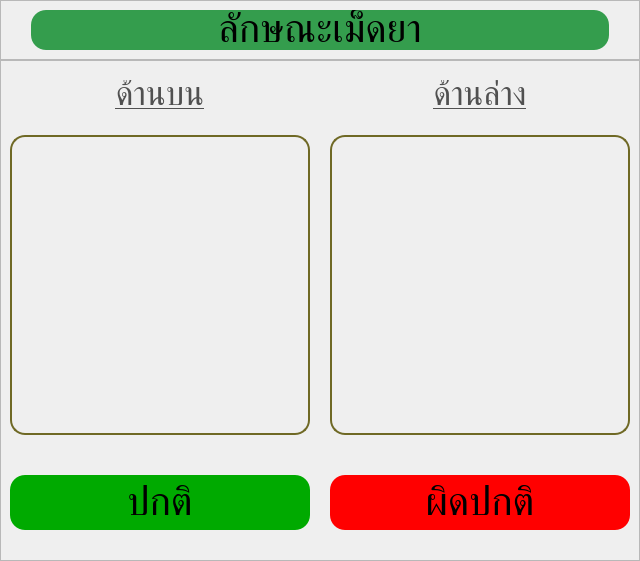
         <widget class="QWidget" name="characteristics_page">
          <layout class="QVBoxLayout" name="verticalLayout_14">
           <property name="spacing">
            <number>0</number>
           </property>
           <property name="leftMargin">
            <number>0</number>
           </property>
           <property name="topMargin">
            <number>0</number>
           </property>
           <property name="rightMargin">
            <number>0</number>
           </property>
           <property name="bottomMargin">
            <number>0</number>
           </property>
           <item>
            <widget class="QFrame" name="thickness_frame_2">
             <property name="maximumSize">
              <size>
               <width>16777215</width>
               <height>80</height>
              </size>
             </property>
             <property name="frameShape">
              <enum>QFrame::StyledPanel</enum>
             </property>
             <property name="frameShadow">
              <enum>QFrame::Raised</enum>
             </property>
             <layout class="QHBoxLayout" name="horizontalLayout_33">
              <property name="leftMargin">
               <number>30</number>
              </property>
              <property name="rightMargin">
               <number>30</number>
              </property>
              <item>
               <widget class="QLabel" name="thickness_title_2">
                <property name="maximumSize">
                 <size>
                  <width>16777215</width>
                  <height>65</height>
                 </size>
                </property>
                <property name="font">
                 <font>
                  <family>Kanit</family>
                  <pointsize>30</pointsize>
                 </font>
                </property>
                <property name="styleSheet">
                 <string notr="true">background-color: rgb(52, 157, 77);
border-radius: 15px;</string>
                </property>
                <property name="text">
                 <string>ลักษณะเม็ดยา</string>
                </property>
                <property name="alignment">
                 <set>Qt::AlignCenter</set>
                </property>
               </widget>
              </item>
             </layout>
            </widget>
           </item>
           <item>
            <widget class="QFrame" name="characteristics_frame">
             <property name="styleSheet">
              <string notr="true">QLabel {
	border: solid;
	border-width: 2px;
	border-color: rgb(111, 105, 37);
	border-radius: 15px;
	padding: 10px;
}

QPushButton {
	margin-top: 25px;
	border-radius: 15px;
}</string>
             </property>
             <property name="frameShape">
              <enum>QFrame::StyledPanel</enum>
             </property>
             <property name="frameShadow">
              <enum>QFrame::Raised</enum>
             </property>
             <layout class="QGridLayout" name="gridLayout_4">
              <property name="bottomMargin">
               <number>30</number>
              </property>
              <property name="horizontalSpacing">
               <number>20</number>
              </property>
              <property name="verticalSpacing">
               <number>15</number>
              </property>
              <item row="1" column="0">
               <widget class="QLabel" name="tablet_front_img">
                <property name="minimumSize">
                 <size>
                  <width>300</width>
                  <height>300</height>
                 </size>
                </property>
                <property name="maximumSize">
                 <size>
                  <width>300</width>
                  <height>300</height>
                 </size>
                </property>
                <property name="text">
                 <string/>
                </property>
                <property name="pixmap">
                 <pixmap resource="resource.qrc">:/assets/icon/picture_default.png</pixmap>
                </property>
                <property name="scaledContents">
                 <bool>true</bool>
                </property>
               </widget>
              </item>
              <item row="2" column="1">
               <widget class="QPushButton" name="characteristics_abnomal">
                <property name="minimumSize">
                 <size>
                  <width>120</width>
                  <height>80</height>
                 </size>
                </property>
                <property name="font">
                 <font>
                  <family>Kanit</family>
                  <pointsize>30</pointsize>
                 </font>
                </property>
                <property name="cursor">
                 <cursorShape>PointingHandCursor</cursorShape>
                </property>
                <property name="styleSheet">
                 <string notr="true">background-color: rgb(255, 0, 0);</string>
                </property>
                <property name="text">
                 <string>ผิดปกติ</string>
                </property>
                <property name="icon">
                 <iconset>
                  <normaloff>:/assets/icon/close.png</normaloff>:/assets/icon/close.png</iconset>
                </property>
                <property name="iconSize">
                 <size>
                  <width>30</width>
                  <height>30</height>
                 </size>
                </property>
               </widget>
              </item>
              <item row="2" column="0">
               <widget class="QPushButton" name="characteristics_nomal">
                <property name="minimumSize">
                 <size>
                  <width>120</width>
                  <height>80</height>
                 </size>
                </property>
                <property name="font">
                 <font>
                  <family>Kanit</family>
                  <pointsize>30</pointsize>
                 </font>
                </property>
                <property name="cursor">
                 <cursorShape>PointingHandCursor</cursorShape>
                </property>
                <property name="styleSheet">
                 <string notr="true">background-color: rgb(0, 170, 0);</string>
                </property>
                <property name="text">
                 <string>ปกติ</string>
                </property>
                <property name="icon">
                 <iconset>
                  <normaloff>:/assets/icon/confirm.png</normaloff>:/assets/icon/confirm.png</iconset>
                </property>
                <property name="iconSize">
                 <size>
                  <width>30</width>
                  <height>30</height>
                 </size>
                </property>
               </widget>
              </item>
              <item row="1" column="1">
               <widget class="QLabel" name="tablet_behind_img">
                <property name="minimumSize">
                 <size>
                  <width>300</width>
                  <height>300</height>
                 </size>
                </property>
                <property name="maximumSize">
                 <size>
                  <width>300</width>
                  <height>300</height>
                 </size>
                </property>
                <property name="text">
                 <string/>
                </property>
                <property name="pixmap">
                 <pixmap resource="resource.qrc">:/assets/icon/picture_default.png</pixmap>
                </property>
                <property name="scaledContents">
                 <bool>true</bool>
                </property>
               </widget>
              </item>
              <item row="0" column="0">
               <widget class="QLabel" name="tablet_front_label">
                <property name="maximumSize">
                 <size>
                  <width>16777215</width>
                  <height>50</height>
                 </size>
                </property>
                <property name="font">
                 <font>
                  <family>Kanit</family>
                  <pointsize>25</pointsize>
                  <bold>false</bold>
                  <underline>true</underline>
                 </font>
                </property>
                <property name="styleSheet">
                 <string notr="true">border: none;
color: rgb(80, 80, 80);</string>
                </property>
                <property name="text">
                 <string>ด้านบน</string>
                </property>
                <property name="alignment">
                 <set>Qt::AlignCenter</set>
                </property>
               </widget>
              </item>
              <item row="0" column="1">
               <widget class="QLabel" name="tablet_behind_label">
                <property name="maximumSize">
                 <size>
                  <width>16777215</width>
                  <height>50</height>
                 </size>
                </property>
                <property name="font">
                 <font>
                  <family>Kanit</family>
                  <pointsize>25</pointsize>
                  <bold>false</bold>
                  <underline>true</underline>
                 </font>
                </property>
                <property name="styleSheet">
                 <string notr="true">border: none;
color: rgb(80, 80, 80);</string>
                </property>
                <property name="text">
                 <string>ด้านล่าง</string>
                </property>
                <property name="alignment">
                 <set>Qt::AlignCenter</set>
                </property>
               </widget>
              </item>
             </layout>
            </widget>
           </item>
          </layout>
         </widget>
